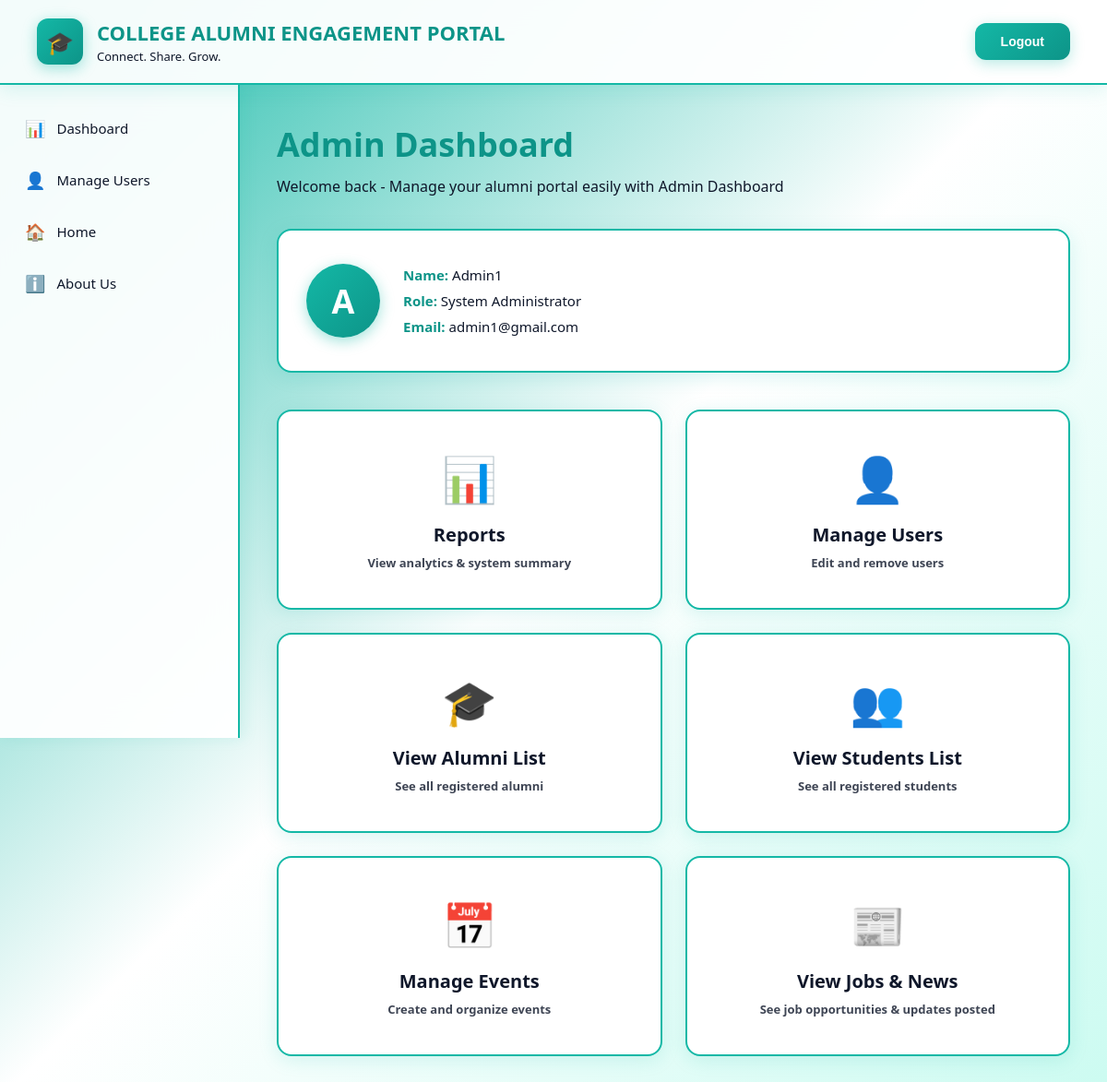
The app's page /adminDashboard.php (signed in) with its own data.
### tables this page shows
CREATE TABLE `users` (
  `id` int(11) NOT NULL,
  `name` varchar(150) NOT NULL,
  `email` varchar(150) NOT NULL,
  `user_password` varchar(255) NOT NULL,
  `role` enum('admin','student','alumni') NOT NULL,
  `created_at` datetime DEFAULT current_timestamp(),
  `updated_at` datetime DEFAULT current_timestamp() ON UPDATE current_timestamp()
);

### adminDashboard.php (the view, shortened to what this page needs)
<?php
require_once 'includes/db.php';
$admin_id = $_SESSION['user_id'];
$stmt = $conn->prepare("SELECT name, email FROM users WHERE id = ?");
$stmt->bind_param("i", $admin_id);
$stmt->execute();
$result = $stmt->get_result();
$admin = $result->fetch_assoc();
?>
<!DOCTYPE html>
<html lang="en">
<head>
      </head>
<body>
    <div class="header">
        <div class="logo-section">
            <div class="logo">🎓</div>
            <div class="title-group">
                <h1>COLLEGE ALUMNI ENGAGEMENT PORTAL</h1>
                <div class="tagline">Connect. Share. Grow.</div>
            </div>
        </div>
        <div class="header-right">
    <form method="post" style="display:inline;">
        <button type="submit" name="logout" class="logout-btn">Logout</button>
    </form>
       </div>
    </div>
    <div class="sidebar">
    <a href="adminDashboard.php"><span class="icon">📊</span> <span>Dashboard</span></a>
    <a href="manage_users.php"><span class="icon">👤</span> <span>Manage Users</span></a>
    <a href="index.php"><span class="icon">🏠</span> <span>Home</span></a>
    <a href="about.html"><span class="icon">ℹ️</span> <span>About Us</span></a>
    </div>
    <div class="content">
        <div class="page-title">Admin Dashboard</div>
        <div class="page-subtitle">Welcome back - Manage your alumni portal easily with Admin Dashboard</div>
    <div class="profile-box">
    <div class="profile-avatar">
        <?= strtoupper(substr($admin['name'], 0, 1)) ?>
    </div>
    <div class="profile-info">
        <p><strong>Name:</strong> <?= htmlspecialchars($admin['name']) ?></p>
        <p><strong>Role:</strong> System Administrator</p>
        <p><strong>Email:</strong> <?= htmlspecialchars($admin['email']) ?></p>
    </div>
    </div>
        <div class="card-container">
        <a href="reports.php" style="text-decoration:none;">
         <div class="big-card">
        <span class="card-icon">📊</span>
        <div class="card-title">Reports</div>
        <div class="card-desc">View analytics & system summary</div>
         </div>
         </a>
       <a href="manage_users.php" style="text-decoration:none;">
        <div class="big-card">
            <span class="card-icon">👤</span>
            <div class="card-title">Manage Users</div>
            <div class="card-desc">Edit and remove users</div>
        </div>
        </a>
        <a href="view_alumni.php" style="text-decoration:none;">
        <div class="big-card">
            <span class="card-icon">🎓</span>
            <div class="card-title">View Alumni List</div>
            <div class="card-desc">See all registered alumni</div>
        </div>
        </a>
        <a href="view_students.php" style="text-decoration:none;">
        <div class="big-card">
            <span class="card-icon">👥</span>
            <div class="card-title">View Students List</div>
            <div class="card-desc">See all registered students</div>
        </div>
        </a>
        <a href="events.php" style="text-decoration:none;">
        <div class="big-card">
            <span class="card-icon">📅</span>
            <div class="card-title">Manage Events</div>
            <div class="card-desc">Create and organize events</div>
        </div>
        </a>
        <a href="view_posts.php" style="text-decoration:none;">
        <div class="big-card">
            <span class="card-icon">📰</span>
            <div class="card-title">View Jobs & News</div>
            <div class="card-desc">See job opportunities & updates posted</div>
        </div>
        </a>
        </div>
    </div>
</body> </html>

### adminDashboard.php (style rules this page uses)
* { margin: 0; padding: 0; box-sizing: border-box; }
body { font-family: 'Segoe UI', Tahoma, Geneva, Verdana, sans-serif; background: linear-gradient(135deg, #14b8a6 0%, #ffffff 50%, #ccfbf1 100%); color: #0f172a; min-height: 100vh; overflow-x: hidden; }
.header { padding: 20px 40px; display: flex; justify-content: space-between; align-items: center; position: sticky; top: 0; z-index: 100; background: rgba(255, 255, 255, 0.95); backdrop-filter: blur(20px); border-bottom: 2px solid #14b8a6; box-shadow: 0 4px 20px rgba(20, 184, 166, 0.15); }
.logo-section { display: flex; align-items: center; gap: 15px; }
.logo { width: 50px; height: 50px; background: linear-gradient(135deg, #14b8a6 0%, #0d9488 100%); border-radius: 12px; display: flex; align-items: center; justify-content: center; font-size: 24px; font-weight: bold; box-shadow: 0 4px 15px rgba(20, 184, 166, 0.4); animation: pulse 2s infinite; }
.title-group h1 { font-size: 22px; font-weight: 700; color: #0d9488; }
.tagline { font-size: 13px; color: #0f172a; margin-top: 2px; }
.header-right { display: flex; gap: 15px; align-items: center; }
.logout-btn { padding: 12px 28px; background: linear-gradient(135deg, #14b8a6 0%, #0d9488 100%); color: white; border: none; border-radius: 12px; cursor: pointer; font-weight: 600; font-size: 14px; transition: all 0.3s; box-shadow: 0 4px 15px rgba(20, 184, 166, 0.3); }
.sidebar { width: 260px; position: fixed; top: 91px; left: 0; height: calc(100vh - 91px); background: rgba(255, 255, 255, 0.95); backdrop-filter: blur(20px); border-right: 2px solid #14b8a6; padding: 20px 0; z-index: 50; box-shadow: 4px 0 15px rgba(20, 184, 166, 0.1); }
.sidebar a { display: flex; align-items: center; gap: 12px; padding: 16px 24px; color: #0f172a; text-decoration: none; font-size: 15px; transition: all 0.3s; font-weight: 500; border-left: 3px solid transparent; position: relative; overflow: hidden; }
.sidebar a::before { content: ''; position: absolute; left: 0; top: 0; width: 0; height: 100%; background: linear-gradient(90deg, rgba(20, 184, 166, 0.15) 0%, transparent 100%); transition: width 0.3s; }
.sidebar a .icon { font-size: 18px; }
.content { margin-left: 260px; padding: 40px; position: relative; z-index: 1; }
.page-title { font-size: 36px; margin-bottom: 10px; color: #0d9488; font-weight: 800; display: inline-block; }
.page-subtitle { color: #0f172a; font-size: 16px; margin-bottom: 35px; }
.profile-box { background: white; backdrop-filter: blur(20px); border: 2px solid #14b8a6; padding: 30px; border-radius: 16px; margin-bottom: 40px; display: flex; align-items: center; gap: 25px; transition: all 0.3s; box-shadow: 0 4px 20px rgba(20, 184, 166, 0.15); }
.profile-avatar { width: 80px; height: 80px; background: linear-gradient(135deg, #14b8a6 0%, #0d9488 100%); border-radius: 50%; display: flex; align-items: center; justify-content: center; font-size: 36px; font-weight: bold; box-shadow: 0 4px 15px rgba(20, 184, 166, 0.4); color: white; }
.profile-info p { margin: 8px 0; font-size: 15px; color: #0f172a; }
.profile-info strong { color: #0d9488; }
.card-container { display: grid; grid-template-columns: repeat(auto-fit, minmax(280px, 1fr)); gap: 25px; }
.big-card { background: white; backdrop-filter: blur(20px); padding: 40px 30px; text-align: center; border-radius: 16px; font-size: 20px; cursor: pointer; border: 2px solid #14b8a6; transition: all 0.4s cubic-bezier(0.4, 0, 0.2, 1); font-weight: 600; color: #0f172a; position: relative; overflow: hidden; box-shadow: 0 4px 20px rgba(20, 184, 166, 0.15); }
.big-card::before { content: ''; position: absolute; top: 0; left: -100%; width: 100%; height: 100%; background: linear-gradient(90deg, transparent, rgba(20, 184, 166, 0.2), transparent); transition: left 0.5s; }
.card-icon { font-size: 48px; margin-bottom: 15px; display: block; }
.card-title { font-size: 20px; font-weight: 700; margin-bottom: 8px; }
.card-desc { font-size: 13px; opacity: 0.8; }

### records on screen
users: name "A", name "Admin1", email "admin1@gmail.com"
